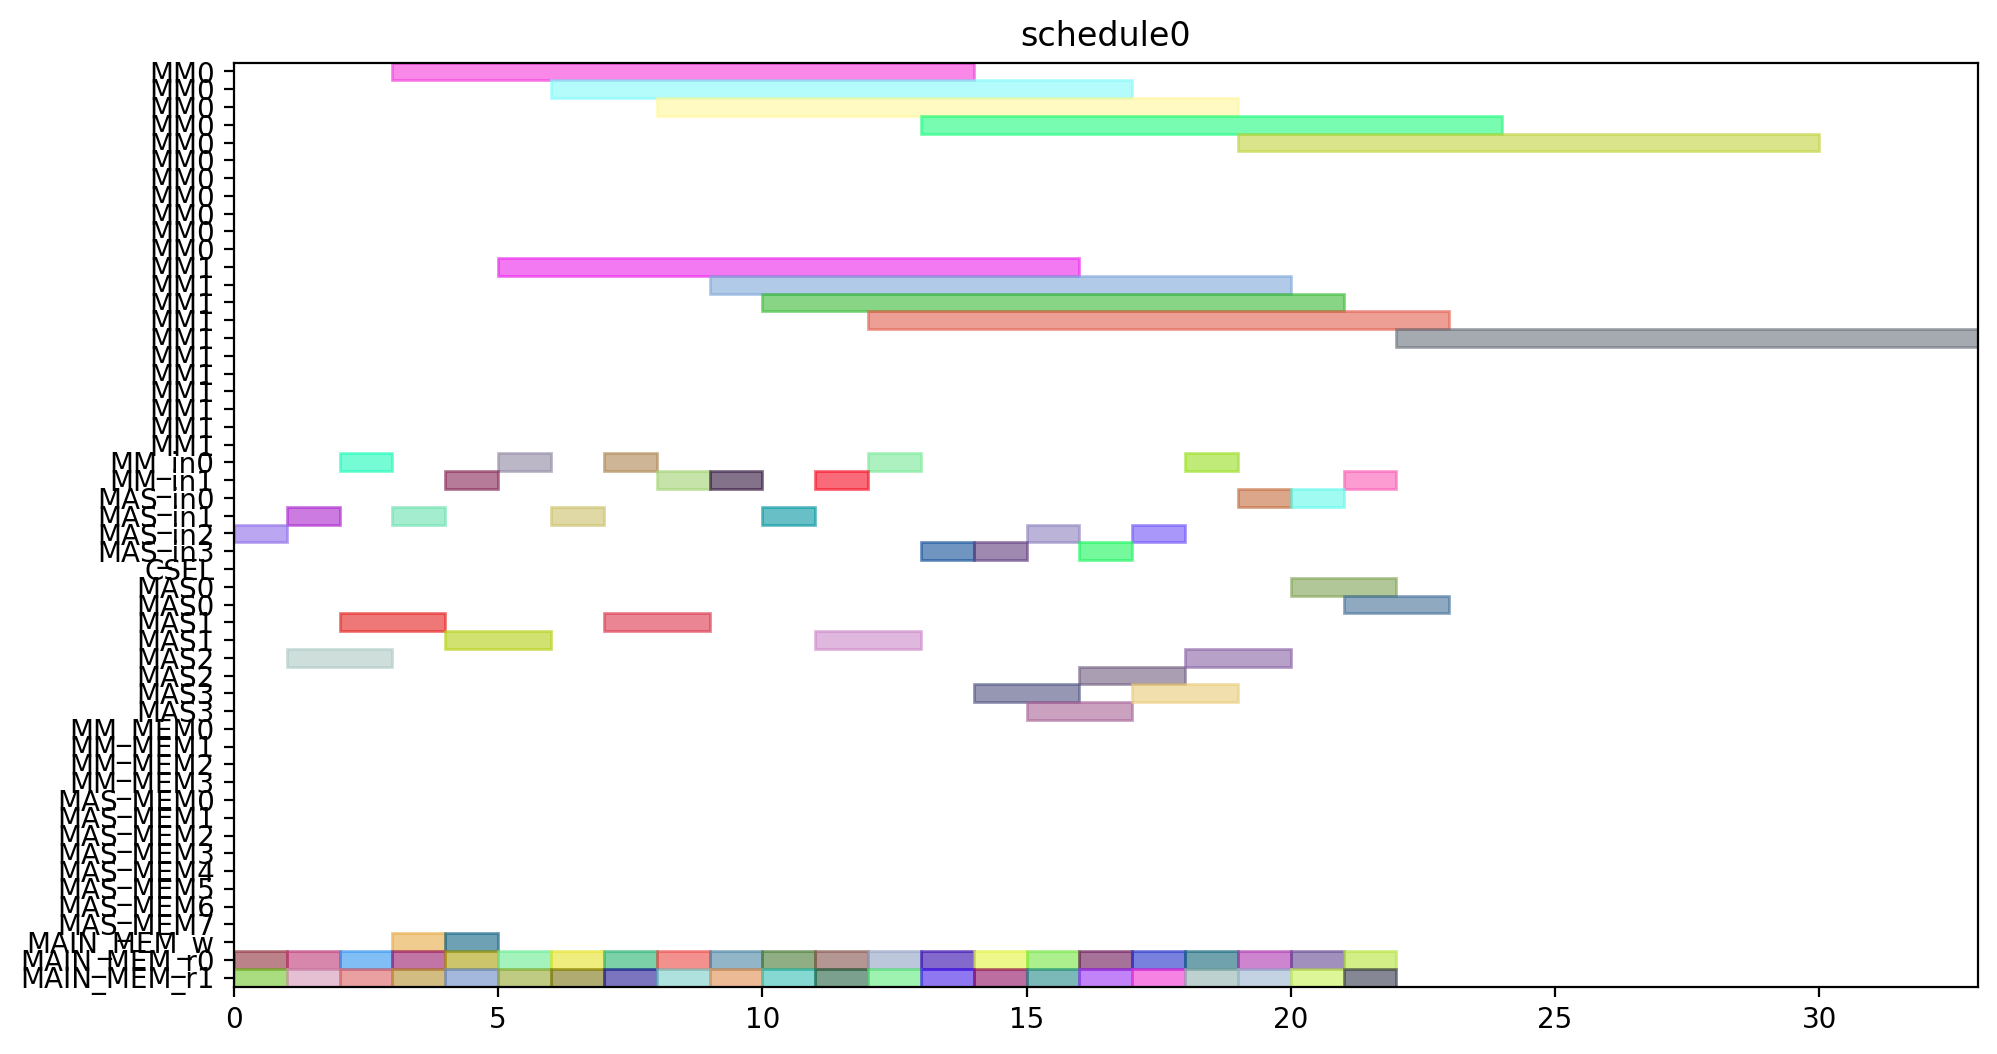

The Python source for this figure:
from pyschedule import Scenario, solvers, plotters, alt


def solve():
	horizon = 120
	S = Scenario("schedule0", horizon=horizon)

	# resource
	MM = S.Resources('MM', num=2, size=11)
	MM_in = S.Resources('MM_in', num=2)
	MAS_in = S.Resources('MAS_in', num=4)
	CSEL = S.Resource('CSEL')
	MAS = S.Resources('MAS', num=4, size=2, periods=range(1, horizon))
	MM_MEM = S.Resources('MM_MEM', num=4)
	MAS_MEM = S.Resources('MAS_MEM', num=8)
	MAIN_MEM_w = S.Resource('MAIN_MEM_w', size=1)
	MAIN_MEM_r = S.Resources('MAIN_MEM_r', num=2)

	# result of previous scheduling

	# new tasks
	c10_t0 = S.Task('c10_t0', length=11, delay_cost=1)
	c10_t0 += alt(MM)
	c10_t0_in = S.Task('c10_t0_in', length=1, delay_cost=1)
	c10_t0_in += alt(MM_in)
	S += c10_t0_in*MM_in[0]<=c10_t0*MM[0]
	S += c10_t0_in*MM_in[1]<=c10_t0*MM[1]
	c10_t0_mem0 = S.Task('c10_t0_mem0', length=1, delay_cost=1)
	c10_t0_mem0 += MAIN_MEM_r[0]
	S += c10_t0_mem0 <= c10_t0

	c10_t0_mem1 = S.Task('c10_t0_mem1', length=1, delay_cost=1)
	c10_t0_mem1 += MAIN_MEM_r[1]
	S += c10_t0_mem1 <= c10_t0

	c10_t1 = S.Task('c10_t1', length=11, delay_cost=1)
	c10_t1 += alt(MM)
	c10_t1_in = S.Task('c10_t1_in', length=1, delay_cost=1)
	c10_t1_in += alt(MM_in)
	S += c10_t1_in*MM_in[0]<=c10_t1*MM[0]
	S += c10_t1_in*MM_in[1]<=c10_t1*MM[1]
	c10_t1_mem0 = S.Task('c10_t1_mem0', length=1, delay_cost=1)
	c10_t1_mem0 += MAIN_MEM_r[0]
	S += c10_t1_mem0 <= c10_t1

	c10_t1_mem1 = S.Task('c10_t1_mem1', length=1, delay_cost=1)
	c10_t1_mem1 += MAIN_MEM_r[1]
	S += c10_t1_mem1 <= c10_t1

	c10_t2 = S.Task('c10_t2', length=2, delay_cost=1)
	c10_t2 += alt(MAS)
	c10_t2_in = S.Task('c10_t2_in', length=1, delay_cost=1)
	c10_t2_in += alt(MAS_in)
	S += c10_t2_in*MAS_in[0]<=c10_t2*MAS[0]

	S += c10_t2_in*MAS_in[1]<=c10_t2*MAS[1]

	S += c10_t2_in*MAS_in[2]<=c10_t2*MAS[2]

	S += c10_t2_in*MAS_in[3]<=c10_t2*MAS[3]

	c10_t2_mem0 = S.Task('c10_t2_mem0', length=1, delay_cost=1)
	c10_t2_mem0 += MAIN_MEM_r[0]
	S += c10_t2_mem0 <= c10_t2

	c10_t2_mem1 = S.Task('c10_t2_mem1', length=1, delay_cost=1)
	c10_t2_mem1 += MAIN_MEM_r[1]
	S += c10_t2_mem1 <= c10_t2

	c10_t3 = S.Task('c10_t3', length=2, delay_cost=1)
	c10_t3 += alt(MAS)
	c10_t3_in = S.Task('c10_t3_in', length=1, delay_cost=1)
	c10_t3_in += alt(MAS_in)
	S += c10_t3_in*MAS_in[0]<=c10_t3*MAS[0]

	S += c10_t3_in*MAS_in[1]<=c10_t3*MAS[1]

	S += c10_t3_in*MAS_in[2]<=c10_t3*MAS[2]

	S += c10_t3_in*MAS_in[3]<=c10_t3*MAS[3]

	c10_t3_mem0 = S.Task('c10_t3_mem0', length=1, delay_cost=1)
	c10_t3_mem0 += MAIN_MEM_r[0]
	S += c10_t3_mem0 <= c10_t3

	c10_t3_mem1 = S.Task('c10_t3_mem1', length=1, delay_cost=1)
	c10_t3_mem1 += MAIN_MEM_r[1]
	S += c10_t3_mem1 <= c10_t3

	c20_t0 = S.Task('c20_t0', length=11, delay_cost=1)
	c20_t0 += alt(MM)
	c20_t0_in = S.Task('c20_t0_in', length=1, delay_cost=1)
	c20_t0_in += alt(MM_in)
	S += c20_t0_in*MM_in[0]<=c20_t0*MM[0]
	S += c20_t0_in*MM_in[1]<=c20_t0*MM[1]
	c20_t0_mem0 = S.Task('c20_t0_mem0', length=1, delay_cost=1)
	c20_t0_mem0 += MAIN_MEM_r[0]
	S += c20_t0_mem0 <= c20_t0

	c20_t0_mem1 = S.Task('c20_t0_mem1', length=1, delay_cost=1)
	c20_t0_mem1 += MAIN_MEM_r[1]
	S += c20_t0_mem1 <= c20_t0

	c20_t1 = S.Task('c20_t1', length=11, delay_cost=1)
	c20_t1 += alt(MM)
	c20_t1_in = S.Task('c20_t1_in', length=1, delay_cost=1)
	c20_t1_in += alt(MM_in)
	S += c20_t1_in*MM_in[0]<=c20_t1*MM[0]
	S += c20_t1_in*MM_in[1]<=c20_t1*MM[1]
	c20_t1_mem0 = S.Task('c20_t1_mem0', length=1, delay_cost=1)
	c20_t1_mem0 += MAIN_MEM_r[0]
	S += c20_t1_mem0 <= c20_t1

	c20_t1_mem1 = S.Task('c20_t1_mem1', length=1, delay_cost=1)
	c20_t1_mem1 += MAIN_MEM_r[1]
	S += c20_t1_mem1 <= c20_t1

	c20_t2 = S.Task('c20_t2', length=2, delay_cost=1)
	c20_t2 += alt(MAS)
	c20_t2_in = S.Task('c20_t2_in', length=1, delay_cost=1)
	c20_t2_in += alt(MAS_in)
	S += c20_t2_in*MAS_in[0]<=c20_t2*MAS[0]

	S += c20_t2_in*MAS_in[1]<=c20_t2*MAS[1]

	S += c20_t2_in*MAS_in[2]<=c20_t2*MAS[2]

	S += c20_t2_in*MAS_in[3]<=c20_t2*MAS[3]

	c20_t2_mem0 = S.Task('c20_t2_mem0', length=1, delay_cost=1)
	c20_t2_mem0 += MAIN_MEM_r[0]
	S += c20_t2_mem0 <= c20_t2

	c20_t2_mem1 = S.Task('c20_t2_mem1', length=1, delay_cost=1)
	c20_t2_mem1 += MAIN_MEM_r[1]
	S += c20_t2_mem1 <= c20_t2

	c20_t3 = S.Task('c20_t3', length=2, delay_cost=1)
	c20_t3 += alt(MAS)
	c20_t3_in = S.Task('c20_t3_in', length=1, delay_cost=1)
	c20_t3_in += alt(MAS_in)
	S += c20_t3_in*MAS_in[0]<=c20_t3*MAS[0]

	S += c20_t3_in*MAS_in[1]<=c20_t3*MAS[1]

	S += c20_t3_in*MAS_in[2]<=c20_t3*MAS[2]

	S += c20_t3_in*MAS_in[3]<=c20_t3*MAS[3]

	c20_t3_mem0 = S.Task('c20_t3_mem0', length=1, delay_cost=1)
	c20_t3_mem0 += MAIN_MEM_r[0]
	S += c20_t3_mem0 <= c20_t3

	c20_t3_mem1 = S.Task('c20_t3_mem1', length=1, delay_cost=1)
	c20_t3_mem1 += MAIN_MEM_r[1]
	S += c20_t3_mem1 <= c20_t3

	c01_t0 = S.Task('c01_t0', length=11, delay_cost=1)
	c01_t0 += alt(MM)
	c01_t0_in = S.Task('c01_t0_in', length=1, delay_cost=1)
	c01_t0_in += alt(MM_in)
	S += c01_t0_in*MM_in[0]<=c01_t0*MM[0]
	S += c01_t0_in*MM_in[1]<=c01_t0*MM[1]
	c01_t0_mem0 = S.Task('c01_t0_mem0', length=1, delay_cost=1)
	c01_t0_mem0 += MAIN_MEM_r[0]
	S += c01_t0_mem0 <= c01_t0

	c01_t0_mem1 = S.Task('c01_t0_mem1', length=1, delay_cost=1)
	c01_t0_mem1 += MAIN_MEM_r[1]
	S += c01_t0_mem1 <= c01_t0

	c01_t1 = S.Task('c01_t1', length=11, delay_cost=1)
	c01_t1 += alt(MM)
	c01_t1_in = S.Task('c01_t1_in', length=1, delay_cost=1)
	c01_t1_in += alt(MM_in)
	S += c01_t1_in*MM_in[0]<=c01_t1*MM[0]
	S += c01_t1_in*MM_in[1]<=c01_t1*MM[1]
	c01_t1_mem0 = S.Task('c01_t1_mem0', length=1, delay_cost=1)
	c01_t1_mem0 += MAIN_MEM_r[0]
	S += c01_t1_mem0 <= c01_t1

	c01_t1_mem1 = S.Task('c01_t1_mem1', length=1, delay_cost=1)
	c01_t1_mem1 += MAIN_MEM_r[1]
	S += c01_t1_mem1 <= c01_t1

	c01_t2 = S.Task('c01_t2', length=2, delay_cost=1)
	c01_t2 += alt(MAS)
	c01_t2_in = S.Task('c01_t2_in', length=1, delay_cost=1)
	c01_t2_in += alt(MAS_in)
	S += c01_t2_in*MAS_in[0]<=c01_t2*MAS[0]

	S += c01_t2_in*MAS_in[1]<=c01_t2*MAS[1]

	S += c01_t2_in*MAS_in[2]<=c01_t2*MAS[2]

	S += c01_t2_in*MAS_in[3]<=c01_t2*MAS[3]

	c01_t2_mem0 = S.Task('c01_t2_mem0', length=1, delay_cost=1)
	c01_t2_mem0 += MAIN_MEM_r[0]
	S += c01_t2_mem0 <= c01_t2

	c01_t2_mem1 = S.Task('c01_t2_mem1', length=1, delay_cost=1)
	c01_t2_mem1 += MAIN_MEM_r[1]
	S += c01_t2_mem1 <= c01_t2

	c01_t3 = S.Task('c01_t3', length=2, delay_cost=1)
	c01_t3 += alt(MAS)
	c01_t3_in = S.Task('c01_t3_in', length=1, delay_cost=1)
	c01_t3_in += alt(MAS_in)
	S += c01_t3_in*MAS_in[0]<=c01_t3*MAS[0]

	S += c01_t3_in*MAS_in[1]<=c01_t3*MAS[1]

	S += c01_t3_in*MAS_in[2]<=c01_t3*MAS[2]

	S += c01_t3_in*MAS_in[3]<=c01_t3*MAS[3]

	c01_t3_mem0 = S.Task('c01_t3_mem0', length=1, delay_cost=1)
	c01_t3_mem0 += MAIN_MEM_r[0]
	S += c01_t3_mem0 <= c01_t3

	c01_t3_mem1 = S.Task('c01_t3_mem1', length=1, delay_cost=1)
	c01_t3_mem1 += MAIN_MEM_r[1]
	S += c01_t3_mem1 <= c01_t3

	c11_t0 = S.Task('c11_t0', length=11, delay_cost=1)
	c11_t0 += alt(MM)
	c11_t0_in = S.Task('c11_t0_in', length=1, delay_cost=1)
	c11_t0_in += alt(MM_in)
	S += c11_t0_in*MM_in[0]<=c11_t0*MM[0]
	S += c11_t0_in*MM_in[1]<=c11_t0*MM[1]
	c11_t0_mem0 = S.Task('c11_t0_mem0', length=1, delay_cost=1)
	c11_t0_mem0 += MAIN_MEM_r[0]
	S += c11_t0_mem0 <= c11_t0

	c11_t0_mem1 = S.Task('c11_t0_mem1', length=1, delay_cost=1)
	c11_t0_mem1 += MAIN_MEM_r[1]
	S += c11_t0_mem1 <= c11_t0

	c11_t1 = S.Task('c11_t1', length=11, delay_cost=1)
	c11_t1 += alt(MM)
	c11_t1_in = S.Task('c11_t1_in', length=1, delay_cost=1)
	c11_t1_in += alt(MM_in)
	S += c11_t1_in*MM_in[0]<=c11_t1*MM[0]
	S += c11_t1_in*MM_in[1]<=c11_t1*MM[1]
	c11_t1_mem0 = S.Task('c11_t1_mem0', length=1, delay_cost=1)
	c11_t1_mem0 += MAIN_MEM_r[0]
	S += c11_t1_mem0 <= c11_t1

	c11_t1_mem1 = S.Task('c11_t1_mem1', length=1, delay_cost=1)
	c11_t1_mem1 += MAIN_MEM_r[1]
	S += c11_t1_mem1 <= c11_t1

	c11_t2 = S.Task('c11_t2', length=2, delay_cost=1)
	c11_t2 += alt(MAS)
	c11_t2_in = S.Task('c11_t2_in', length=1, delay_cost=1)
	c11_t2_in += alt(MAS_in)
	S += c11_t2_in*MAS_in[0]<=c11_t2*MAS[0]

	S += c11_t2_in*MAS_in[1]<=c11_t2*MAS[1]

	S += c11_t2_in*MAS_in[2]<=c11_t2*MAS[2]

	S += c11_t2_in*MAS_in[3]<=c11_t2*MAS[3]

	c11_t2_mem0 = S.Task('c11_t2_mem0', length=1, delay_cost=1)
	c11_t2_mem0 += MAIN_MEM_r[0]
	S += c11_t2_mem0 <= c11_t2

	c11_t2_mem1 = S.Task('c11_t2_mem1', length=1, delay_cost=1)
	c11_t2_mem1 += MAIN_MEM_r[1]
	S += c11_t2_mem1 <= c11_t2

	c11_t3 = S.Task('c11_t3', length=2, delay_cost=1)
	c11_t3 += alt(MAS)
	c11_t3_in = S.Task('c11_t3_in', length=1, delay_cost=1)
	c11_t3_in += alt(MAS_in)
	S += c11_t3_in*MAS_in[0]<=c11_t3*MAS[0]

	S += c11_t3_in*MAS_in[1]<=c11_t3*MAS[1]

	S += c11_t3_in*MAS_in[2]<=c11_t3*MAS[2]

	S += c11_t3_in*MAS_in[3]<=c11_t3*MAS[3]

	c11_t3_mem0 = S.Task('c11_t3_mem0', length=1, delay_cost=1)
	c11_t3_mem0 += MAIN_MEM_r[0]
	S += c11_t3_mem0 <= c11_t3

	c11_t3_mem1 = S.Task('c11_t3_mem1', length=1, delay_cost=1)
	c11_t3_mem1 += MAIN_MEM_r[1]
	S += c11_t3_mem1 <= c11_t3

	c21_t0 = S.Task('c21_t0', length=11, delay_cost=1)
	c21_t0 += alt(MM)
	c21_t0_in = S.Task('c21_t0_in', length=1, delay_cost=1)
	c21_t0_in += alt(MM_in)
	S += c21_t0_in*MM_in[0]<=c21_t0*MM[0]
	S += c21_t0_in*MM_in[1]<=c21_t0*MM[1]
	c21_t0_mem0 = S.Task('c21_t0_mem0', length=1, delay_cost=1)
	c21_t0_mem0 += MAIN_MEM_r[0]
	S += c21_t0_mem0 <= c21_t0

	c21_t0_mem1 = S.Task('c21_t0_mem1', length=1, delay_cost=1)
	c21_t0_mem1 += MAIN_MEM_r[1]
	S += c21_t0_mem1 <= c21_t0

	c21_t1 = S.Task('c21_t1', length=11, delay_cost=1)
	c21_t1 += alt(MM)
	c21_t1_in = S.Task('c21_t1_in', length=1, delay_cost=1)
	c21_t1_in += alt(MM_in)
	S += c21_t1_in*MM_in[0]<=c21_t1*MM[0]
	S += c21_t1_in*MM_in[1]<=c21_t1*MM[1]
	c21_t1_mem0 = S.Task('c21_t1_mem0', length=1, delay_cost=1)
	c21_t1_mem0 += MAIN_MEM_r[0]
	S += c21_t1_mem0 <= c21_t1

	c21_t1_mem1 = S.Task('c21_t1_mem1', length=1, delay_cost=1)
	c21_t1_mem1 += MAIN_MEM_r[1]
	S += c21_t1_mem1 <= c21_t1

	c21_t2 = S.Task('c21_t2', length=2, delay_cost=1)
	c21_t2 += alt(MAS)
	c21_t2_in = S.Task('c21_t2_in', length=1, delay_cost=1)
	c21_t2_in += alt(MAS_in)
	S += c21_t2_in*MAS_in[0]<=c21_t2*MAS[0]

	S += c21_t2_in*MAS_in[1]<=c21_t2*MAS[1]

	S += c21_t2_in*MAS_in[2]<=c21_t2*MAS[2]

	S += c21_t2_in*MAS_in[3]<=c21_t2*MAS[3]

	c21_t2_mem0 = S.Task('c21_t2_mem0', length=1, delay_cost=1)
	c21_t2_mem0 += MAIN_MEM_r[0]
	S += c21_t2_mem0 <= c21_t2

	c21_t2_mem1 = S.Task('c21_t2_mem1', length=1, delay_cost=1)
	c21_t2_mem1 += MAIN_MEM_r[1]
	S += c21_t2_mem1 <= c21_t2

	c21_t3 = S.Task('c21_t3', length=2, delay_cost=1)
	c21_t3 += alt(MAS)
	c21_t3_in = S.Task('c21_t3_in', length=1, delay_cost=1)
	c21_t3_in += alt(MAS_in)
	S += c21_t3_in*MAS_in[0]<=c21_t3*MAS[0]

	S += c21_t3_in*MAS_in[1]<=c21_t3*MAS[1]

	S += c21_t3_in*MAS_in[2]<=c21_t3*MAS[2]

	S += c21_t3_in*MAS_in[3]<=c21_t3*MAS[3]

	c21_t3_mem0 = S.Task('c21_t3_mem0', length=1, delay_cost=1)
	c21_t3_mem0 += MAIN_MEM_r[0]
	S += c21_t3_mem0 <= c21_t3

	c21_t3_mem1 = S.Task('c21_t3_mem1', length=1, delay_cost=1)
	c21_t3_mem1 += MAIN_MEM_r[1]
	S += c21_t3_mem1 <= c21_t3

	c000 = S.Task('c000', length=2, delay_cost=1)
	c000 += alt(MAS)
	c000_in = S.Task('c000_in', length=1, delay_cost=1)
	c000_in += alt(MAS_in)
	S += c000_in*MAS_in[0]<=c000*MAS[0]

	S += c000_in*MAS_in[1]<=c000*MAS[1]

	S += c000_in*MAS_in[2]<=c000*MAS[2]

	S += c000_in*MAS_in[3]<=c000*MAS[3]

	S += 0<c000

	c000_w = S.Task('c000_w', length=1, delay_cost=1)
	c000_w += alt(MAIN_MEM_w)
	S += c000 <= c000_w

	c000_mem0 = S.Task('c000_mem0', length=1, delay_cost=1)
	c000_mem0 += MAIN_MEM_r[0]
	S += c000_mem0 <= c000

	c000_mem1 = S.Task('c000_mem1', length=1, delay_cost=1)
	c000_mem1 += MAIN_MEM_r[1]
	S += c000_mem1 <= c000

	c001 = S.Task('c001', length=2, delay_cost=1)
	c001 += alt(MAS)
	c001_in = S.Task('c001_in', length=1, delay_cost=1)
	c001_in += alt(MAS_in)
	S += c001_in*MAS_in[0]<=c001*MAS[0]

	S += c001_in*MAS_in[1]<=c001*MAS[1]

	S += c001_in*MAS_in[2]<=c001*MAS[2]

	S += c001_in*MAS_in[3]<=c001*MAS[3]

	S += 0<c001

	c001_w = S.Task('c001_w', length=1, delay_cost=1)
	c001_w += alt(MAIN_MEM_w)
	S += c001 <= c001_w

	c001_mem0 = S.Task('c001_mem0', length=1, delay_cost=1)
	c001_mem0 += MAIN_MEM_r[0]
	S += c001_mem0 <= c001

	c001_mem1 = S.Task('c001_mem1', length=1, delay_cost=1)
	c001_mem1 += MAIN_MEM_r[1]
	S += c001_mem1 <= c001

	solvers.mip.solve(S,msg=1,kind='CPLEX',ratio_gap=1.01)

	solution = [['hoge']*len(S.solution()[1]) for i in range(len(S.solution()))]
	for i in range(len(S.solution())):
		for j in range(len(S.solution()[i])):
			solution[i][j]=str(S.solution()[i][j])
	print(solution)

	cycles = int(solution[-1][3])

	pic_file_name = "/mnt/rose/usr1/fukuda/ABE/multiRAM_multiMAS_16mux/scheduling_result/stage11MM2_stage2MAS4/FROB/schedule0.png"
	if(S.solution() != []):
		plotters.matplotlib.plot(S,img_filename=pic_file_name, show_task_labels=False, fig_size=(cycles*0.25+3, 6))

	return solution
